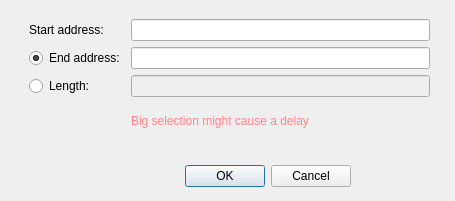
<?xml version="1.0" encoding="UTF-8"?>
<ui version="4.0">
 <class>HexdumpRangeDialog</class>
 <widget class="QDialog" name="HexdumpRangeDialog">
  <property name="geometry">
   <rect>
    <x>0</x>
    <y>0</y>
    <width>455</width>
    <height>201</height>
   </rect>
  </property>
  <property name="windowTitle">
   <string>Select Block</string>
  </property>
  <widget class="QDialogButtonBox" name="buttonBox">
   <property name="geometry">
    <rect>
     <x>10</x>
     <y>160</y>
     <width>341</width>
     <height>32</height>
    </rect>
   </property>
   <property name="orientation">
    <enum>Qt::Horizontal</enum>
   </property>
   <property name="standardButtons">
    <set>QDialogButtonBox::Cancel|QDialogButtonBox::Ok</set>
   </property>
  </widget>
  <widget class="QWidget" name="gridLayoutWidget">
   <property name="geometry">
    <rect>
     <x>29</x>
     <y>19</y>
     <width>401</width>
     <height>121</height>
    </rect>
   </property>
   <layout class="QGridLayout" name="gridLayout">
    <item row="2" column="0">
     <layout class="QHBoxLayout" name="horizontalLayout">
      <item>
       <widget class="QRadioButton" name="endAddressRadioButton">
        <property name="toolTip">
         <string>Exclusive end address</string>
        </property>
        <property name="text">
         <string>End address:</string>
        </property>
        <property name="checked">
         <bool>true</bool>
        </property>
        <attribute name="buttonGroup">
         <string notr="true">buttonGroup</string>
        </attribute>
       </widget>
      </item>
     </layout>
    </item>
    <item row="0" column="0">
     <widget class="QLabel" name="startAddressLabel">
      <property name="text">
       <string>Start address:</string>
      </property>
     </widget>
    </item>
    <item row="0" column="1">
     <widget class="QLineEdit" name="startAddressLineEdit">
      <property name="maxLength">
       <number>18</number>
      </property>
     </widget>
    </item>
    <item row="2" column="1">
     <widget class="QLineEdit" name="endAddressLineEdit">
      <property name="toolTip">
       <string>Exclusive end address</string>
      </property>
      <property name="maxLength">
       <number>18</number>
      </property>
     </widget>
    </item>
    <item row="3" column="1">
     <widget class="QLineEdit" name="lengthLineEdit">
      <property name="enabled">
       <bool>false</bool>
      </property>
      <property name="maxLength">
       <number>10</number>
      </property>
     </widget>
    </item>
    <item row="3" column="0">
     <widget class="QRadioButton" name="lengthRadioButton">
      <property name="text">
       <string>Length:</string>
      </property>
      <attribute name="buttonGroup">
       <string notr="true">buttonGroup</string>
      </attribute>
     </widget>
    </item>
    <item row="4" column="1">
     <widget class="QLabel" name="selectionWarningLabel">
      <property name="enabled">
       <bool>true</bool>
      </property>
      <property name="visible">
       <bool>false</bool>
      </property>
      <property name="text">
       <string>&lt;html&gt;&lt;head/&gt;&lt;body&gt;&lt;p&gt;&lt;span style=&quot; color:#ff8585;&quot;&gt;Big selection might cause a delay&lt;/span&gt;&lt;/p&gt;&lt;/body&gt;&lt;/html&gt;</string>
      </property>
     </widget>
    </item>
   </layout>
  </widget>
 </widget>
 <resources/>
 <connections>
  <connection>
   <sender>buttonBox</sender>
   <signal>accepted()</signal>
   <receiver>HexdumpRangeDialog</receiver>
   <slot>accept()</slot>
   <hints>
    <hint type="sourcelabel">
     <x>248</x>
     <y>254</y>
    </hint>
    <hint type="destinationlabel">
     <x>157</x>
     <y>274</y>
    </hint>
   </hints>
  </connection>
  <connection>
   <sender>buttonBox</sender>
   <signal>rejected()</signal>
   <receiver>HexdumpRangeDialog</receiver>
   <slot>reject()</slot>
   <hints>
    <hint type="sourcelabel">
     <x>316</x>
     <y>260</y>
    </hint>
    <hint type="destinationlabel">
     <x>286</x>
     <y>274</y>
    </hint>
   </hints>
  </connection>
 </connections>
 <buttongroups>
  <buttongroup name="buttonGroup"/>
 </buttongroups>
</ui>
